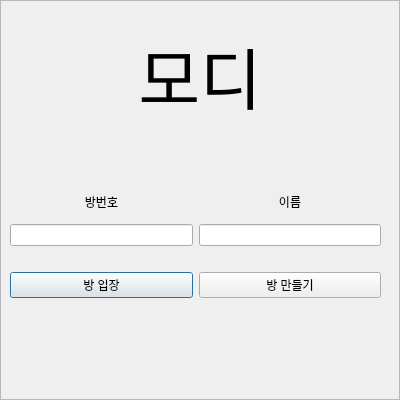
<?xml version="1.0" encoding="UTF-8"?>
<ui version="4.0">
 <class>Dialog</class>
 <widget class="QDialog" name="Dialog">
  <property name="geometry">
   <rect>
    <x>0</x>
    <y>0</y>
    <width>400</width>
    <height>400</height>
   </rect>
  </property>
  <property name="minimumSize">
   <size>
    <width>400</width>
    <height>400</height>
   </size>
  </property>
  <property name="windowTitle">
   <string>Dialog</string>
  </property>
  <widget class="QFrame" name="frame">
   <property name="geometry">
    <rect>
     <x>0</x>
     <y>0</y>
     <width>400</width>
     <height>400</height>
    </rect>
   </property>
   <property name="frameShape">
    <enum>QFrame::StyledPanel</enum>
   </property>
   <property name="frameShadow">
    <enum>QFrame::Raised</enum>
   </property>
   <widget class="QLabel" name="label_3">
    <property name="geometry">
     <rect>
      <x>0</x>
      <y>0</y>
      <width>400</width>
      <height>151</height>
     </rect>
    </property>
    <property name="font">
     <font>
      <pointsize>50</pointsize>
     </font>
    </property>
    <property name="text">
     <string>모디</string>
    </property>
    <property name="textFormat">
     <enum>Qt::AutoText</enum>
    </property>
    <property name="scaledContents">
     <bool>false</bool>
    </property>
    <property name="alignment">
     <set>Qt::AlignCenter</set>
    </property>
    <property name="wordWrap">
     <bool>false</bool>
    </property>
   </widget>
   <widget class="QWidget" name="horizontalLayoutWidget">
    <property name="geometry">
     <rect>
      <x>10</x>
      <y>210</y>
      <width>371</width>
      <height>51</height>
     </rect>
    </property>
    <layout class="QHBoxLayout" name="horizontalLayout">
     <item>
      <widget class="QLineEdit" name="get_room_number"/>
     </item>
     <item>
      <widget class="QLineEdit" name="get_username"/>
     </item>
    </layout>
   </widget>
   <widget class="QWidget" name="horizontalLayoutWidget_2">
    <property name="geometry">
     <rect>
      <x>10</x>
      <y>150</y>
      <width>371</width>
      <height>61</height>
     </rect>
    </property>
    <layout class="QHBoxLayout" name="horizontalLayout_2">
     <item>
      <widget class="QLabel" name="room_number_label">
       <property name="text">
        <string>방번호</string>
       </property>
       <property name="alignment">
        <set>Qt::AlignBottom|Qt::AlignHCenter</set>
       </property>
      </widget>
     </item>
     <item>
      <widget class="QLabel" name="name_label">
       <property name="text">
        <string>이름</string>
       </property>
       <property name="alignment">
        <set>Qt::AlignBottom|Qt::AlignHCenter</set>
       </property>
      </widget>
     </item>
    </layout>
   </widget>
   <widget class="QWidget" name="horizontalLayoutWidget_3">
    <property name="geometry">
     <rect>
      <x>10</x>
      <y>260</y>
      <width>371</width>
      <height>51</height>
     </rect>
    </property>
    <layout class="QHBoxLayout" name="horizontalLayout_3">
     <item>
      <widget class="QPushButton" name="enterroom">
       <property name="text">
        <string>방 입장</string>
       </property>
      </widget>
     </item>
     <item>
      <widget class="QPushButton" name="makeroom">
       <property name="text">
        <string>방 만들기</string>
       </property>
      </widget>
     </item>
    </layout>
   </widget>
  </widget>
 </widget>
 <resources/>
 <connections/>
</ui>
